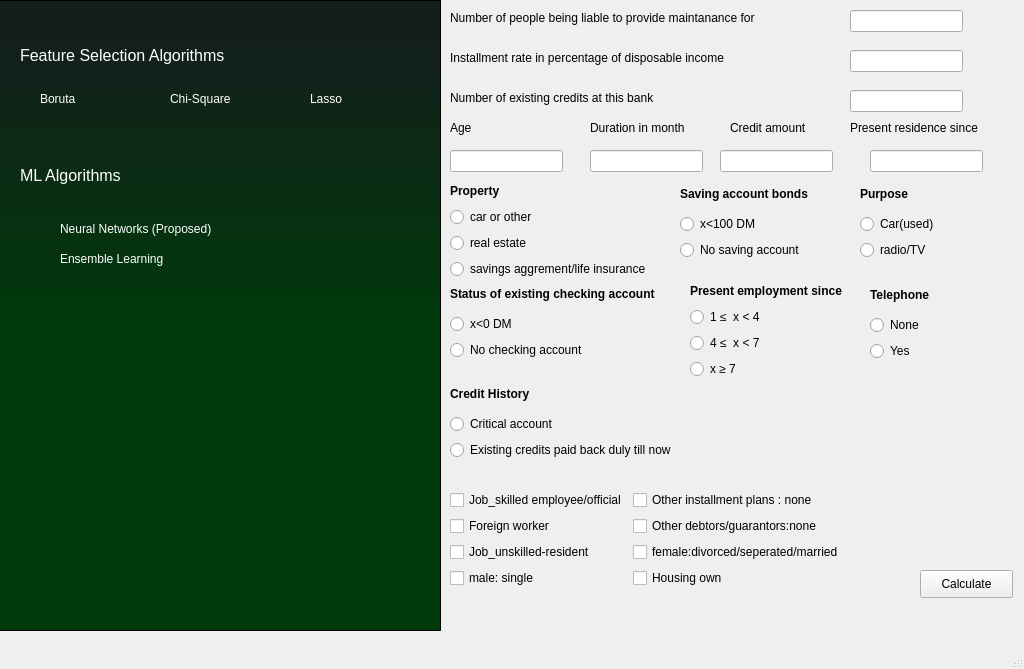
<?xml version="1.0" encoding="UTF-8"?>
<ui version="4.0">
 <class>MainWindow</class>
 <widget class="QMainWindow" name="MainWindow">
  <property name="windowModality">
   <enum>Qt::NonModal</enum>
  </property>
  <property name="enabled">
   <bool>true</bool>
  </property>
  <property name="geometry">
   <rect>
    <x>0</x>
    <y>0</y>
    <width>1024</width>
    <height>669</height>
   </rect>
  </property>
  <property name="sizePolicy">
   <sizepolicy hsizetype="Ignored" vsizetype="Ignored">
    <horstretch>0</horstretch>
    <verstretch>0</verstretch>
   </sizepolicy>
  </property>
  <property name="minimumSize">
   <size>
    <width>1024</width>
    <height>669</height>
   </size>
  </property>
  <property name="maximumSize">
   <size>
    <width>1024</width>
    <height>669</height>
   </size>
  </property>
  <property name="mouseTracking">
   <bool>false</bool>
  </property>
  <property name="windowTitle">
   <string>MainWindow</string>
  </property>
  <property name="toolButtonStyle">
   <enum>Qt::ToolButtonIconOnly</enum>
  </property>
  <property name="documentMode">
   <bool>false</bool>
  </property>
  <widget class="QWidget" name="centralwidget">
   <widget class="QFrame" name="frame">
    <property name="geometry">
     <rect>
      <x>-10</x>
      <y>0</y>
      <width>451</width>
      <height>631</height>
     </rect>
    </property>
    <property name="font">
     <font>
      <family>Franklin Gothic Heavy</family>
      <pointsize>8</pointsize>
     </font>
    </property>
    <property name="autoFillBackground">
     <bool>false</bool>
    </property>
    <property name="styleSheet">
     <string notr="true">background-color:qlineargradient(spread:pad, x1:1, y1:0.511545, x2:1, y2:0.046, stop:0 rgba(0, 58, 11, 255), stop:1 rgba(20, 30, 29, 255))</string>
    </property>
    <property name="frameShape">
     <enum>QFrame::StyledPanel</enum>
    </property>
    <property name="frameShadow">
     <enum>QFrame::Sunken</enum>
    </property>
    <widget class="QLabel" name="label">
     <property name="geometry">
      <rect>
       <x>30</x>
       <y>40</y>
       <width>291</width>
       <height>31</height>
      </rect>
     </property>
     <property name="font">
      <font>
       <family>MS Shell Dlg 2</family>
       <pointsize>12</pointsize>
       <weight>50</weight>
       <italic>false</italic>
       <bold>false</bold>
      </font>
     </property>
     <property name="autoFillBackground">
      <bool>false</bool>
     </property>
     <property name="styleSheet">
      <string notr="true">color:rgb(255, 255, 255);
font: 12pt &quot;MS Shell Dlg 2&quot;;
background-color:transparent;
</string>
     </property>
     <property name="text">
      <string>Feature Selection Algorithms</string>
     </property>
    </widget>
    <widget class="QRadioButton" name="radioButton_4">
     <property name="geometry">
      <rect>
       <x>30</x>
       <y>90</y>
       <width>66</width>
       <height>17</height>
      </rect>
     </property>
     <property name="styleSheet">
      <string notr="true">color:rgb(255, 255, 255);
background-color:transparent</string>
     </property>
     <property name="text">
      <string>Boruta</string>
     </property>
    </widget>
    <widget class="QRadioButton" name="radioButton_3">
     <property name="geometry">
      <rect>
       <x>160</x>
       <y>90</y>
       <width>90</width>
       <height>17</height>
      </rect>
     </property>
     <property name="styleSheet">
      <string notr="true">color:rgb(255, 255, 255);
background-color:transparent</string>
     </property>
     <property name="text">
      <string>Chi-Square</string>
     </property>
    </widget>
    <widget class="QRadioButton" name="radioButton_2">
     <property name="geometry">
      <rect>
       <x>300</x>
       <y>90</y>
       <width>101</width>
       <height>17</height>
      </rect>
     </property>
     <property name="autoFillBackground">
      <bool>false</bool>
     </property>
     <property name="styleSheet">
      <string notr="true">color:rgb(255, 255, 255);
background-color:transparent</string>
     </property>
     <property name="text">
      <string>Lasso</string>
     </property>
    </widget>
    <widget class="QLabel" name="label_6">
     <property name="enabled">
      <bool>true</bool>
     </property>
     <property name="geometry">
      <rect>
       <x>230</x>
       <y>430</y>
       <width>211</width>
       <height>141</height>
      </rect>
     </property>
     <property name="font">
      <font>
       <pointsize>26</pointsize>
       <weight>75</weight>
       <bold>true</bold>
      </font>
     </property>
     <property name="styleSheet">
      <string notr="true">background-color:transparent;
color:#ffffff</string>
     </property>
     <property name="text">
      <string/>
     </property>
    </widget>
    <widget class="QLabel" name="label_2">
     <property name="geometry">
      <rect>
       <x>30</x>
       <y>160</y>
       <width>131</width>
       <height>31</height>
      </rect>
     </property>
     <property name="font">
      <font>
       <family>MS Shell Dlg 2</family>
       <pointsize>12</pointsize>
       <weight>50</weight>
       <italic>false</italic>
       <bold>false</bold>
      </font>
     </property>
     <property name="autoFillBackground">
      <bool>false</bool>
     </property>
     <property name="styleSheet">
      <string notr="true">color:rgb(255, 255, 255);
font: 12pt &quot;MS Shell Dlg 2&quot;;
background-color:transparent;
</string>
     </property>
     <property name="text">
      <string>ML Algorithms</string>
     </property>
    </widget>
    <widget class="QFrame" name="frame_2">
     <property name="geometry">
      <rect>
       <x>40</x>
       <y>200</y>
       <width>341</width>
       <height>80</height>
      </rect>
     </property>
     <property name="styleSheet">
      <string notr="true">background-color:transparent;</string>
     </property>
     <property name="frameShape">
      <enum>QFrame::StyledPanel</enum>
     </property>
     <property name="frameShadow">
      <enum>QFrame::Raised</enum>
     </property>
     <widget class="QRadioButton" name="radioButton_6">
      <property name="geometry">
       <rect>
        <x>10</x>
        <y>50</y>
        <width>299</width>
        <height>17</height>
       </rect>
      </property>
      <property name="styleSheet">
       <string notr="true">color:rgb(255, 255, 255);
background-color:transparent</string>
      </property>
      <property name="text">
       <string>Ensemble Learning</string>
      </property>
     </widget>
     <widget class="QRadioButton" name="radioButton_5">
      <property name="geometry">
       <rect>
        <x>10</x>
        <y>20</y>
        <width>299</width>
        <height>17</height>
       </rect>
      </property>
      <property name="styleSheet">
       <string notr="true">color:rgb(255, 255, 255);
background-color:transparent</string>
      </property>
      <property name="text">
       <string>Neural Networks (Proposed)</string>
      </property>
     </widget>
    </widget>
   </widget>
   <widget class="QStackedWidget" name="stackedWidget">
    <property name="geometry">
     <rect>
      <x>440</x>
      <y>0</y>
      <width>611</width>
      <height>1121</height>
     </rect>
    </property>
    <property name="styleSheet">
     <string notr="true"/>
    </property>
    <property name="currentIndex">
     <number>1</number>
    </property>
    <widget class="QWidget" name="chi_widget">
     <widget class="QLabel" name="label_13">
      <property name="geometry">
       <rect>
        <x>50</x>
        <y>40</y>
        <width>55</width>
        <height>16</height>
       </rect>
      </property>
      <property name="text">
       <string>Age</string>
      </property>
     </widget>
     <widget class="QLabel" name="label_14">
      <property name="geometry">
       <rect>
        <x>50</x>
        <y>80</y>
        <width>111</width>
        <height>16</height>
       </rect>
      </property>
      <property name="text">
       <string>Duration in month</string>
      </property>
     </widget>
     <widget class="QLabel" name="label_15">
      <property name="geometry">
       <rect>
        <x>50</x>
        <y>130</y>
        <width>91</width>
        <height>16</height>
       </rect>
      </property>
      <property name="text">
       <string>Credit amount</string>
      </property>
     </widget>
     <widget class="QLineEdit" name="lineEdit_age">
      <property name="geometry">
       <rect>
        <x>290</x>
        <y>40</y>
        <width>113</width>
        <height>22</height>
       </rect>
      </property>
     </widget>
     <widget class="QLineEdit" name="lineEdit_duration">
      <property name="geometry">
       <rect>
        <x>290</x>
        <y>80</y>
        <width>113</width>
        <height>22</height>
       </rect>
      </property>
     </widget>
     <widget class="QLineEdit" name="lineEdit_amount">
      <property name="geometry">
       <rect>
        <x>290</x>
        <y>130</y>
        <width>113</width>
        <height>22</height>
       </rect>
      </property>
     </widget>
     <widget class="QWidget" name="verticalLayoutWidget">
      <property name="geometry">
       <rect>
        <x>20</x>
        <y>230</y>
        <width>201</width>
        <height>131</height>
       </rect>
      </property>
      <layout class="QVBoxLayout" name="verticalLayout">
       <item>
        <widget class="QRadioButton" name="radioButton_11">
         <property name="text">
          <string>0&lt;x&lt;=200 DM</string>
         </property>
        </widget>
       </item>
       <item>
        <widget class="QRadioButton" name="radioButton_12">
         <property name="text">
          <string>x&lt;0 DM</string>
         </property>
        </widget>
       </item>
       <item>
        <widget class="QRadioButton" name="radioButton_10">
         <property name="text">
          <string>No checking account</string>
         </property>
        </widget>
       </item>
      </layout>
     </widget>
     <widget class="QLabel" name="label_16">
      <property name="geometry">
       <rect>
        <x>20</x>
        <y>190</y>
        <width>211</width>
        <height>16</height>
       </rect>
      </property>
      <property name="text">
       <string>Status of existing checking account</string>
      </property>
     </widget>
     <widget class="QLabel" name="label_17">
      <property name="geometry">
       <rect>
        <x>360</x>
        <y>190</y>
        <width>91</width>
        <height>16</height>
       </rect>
      </property>
      <property name="text">
       <string>Credit History</string>
      </property>
     </widget>
     <widget class="QWidget" name="verticalLayoutWidget_3">
      <property name="geometry">
       <rect>
        <x>300</x>
        <y>230</y>
        <width>251</width>
        <height>131</height>
       </rect>
      </property>
      <layout class="QVBoxLayout" name="verticalLayout_3">
       <item>
        <widget class="QRadioButton" name="radioButton_14">
         <property name="text">
          <string>all_credits at this bank paid back duly</string>
         </property>
        </widget>
       </item>
       <item>
        <widget class="QRadioButton" name="radioButton_15">
         <property name="text">
          <string>critical account</string>
         </property>
        </widget>
       </item>
       <item>
        <widget class="QRadioButton" name="radioButton_13">
         <property name="text">
          <string>no credits taken</string>
         </property>
        </widget>
       </item>
      </layout>
     </widget>
     <widget class="QLabel" name="label_18">
      <property name="geometry">
       <rect>
        <x>20</x>
        <y>390</y>
        <width>201</width>
        <height>16</height>
       </rect>
      </property>
      <property name="text">
       <string>Savings account/bonds</string>
      </property>
     </widget>
     <widget class="QWidget" name="verticalLayoutWidget_4">
      <property name="geometry">
       <rect>
        <x>20</x>
        <y>430</y>
        <width>201</width>
        <height>76</height>
       </rect>
      </property>
      <layout class="QVBoxLayout" name="verticalLayout_4">
       <item>
        <widget class="QRadioButton" name="radioButton_16">
         <property name="text">
          <string>x &lt; 100 DM</string>
         </property>
        </widget>
       </item>
       <item>
        <widget class="QRadioButton" name="radioButton_17">
         <property name="text">
          <string>No saving account</string>
         </property>
        </widget>
       </item>
      </layout>
     </widget>
     <widget class="QCheckBox" name="checkBox">
      <property name="geometry">
       <rect>
        <x>310</x>
        <y>400</y>
        <width>141</width>
        <height>20</height>
       </rect>
      </property>
      <property name="text">
       <string>Purpose = car(used)</string>
      </property>
     </widget>
     <widget class="QCheckBox" name="checkBox_2">
      <property name="geometry">
       <rect>
        <x>310</x>
        <y>440</y>
        <width>251</width>
        <height>20</height>
       </rect>
      </property>
      <property name="text">
       <string>Present employment since x&lt;1 years</string>
      </property>
     </widget>
     <widget class="QCheckBox" name="checkBox_3">
      <property name="geometry">
       <rect>
        <x>310</x>
        <y>480</y>
        <width>221</width>
        <height>20</height>
       </rect>
      </property>
      <property name="text">
       <string>property unknown no property</string>
      </property>
     </widget>
     <widget class="QCheckBox" name="checkBox_4">
      <property name="geometry">
       <rect>
        <x>310</x>
        <y>520</y>
        <width>151</width>
        <height>20</height>
       </rect>
      </property>
      <property name="text">
       <string>Property:real estate</string>
      </property>
     </widget>
     <widget class="QLabel" name="label_19">
      <property name="geometry">
       <rect>
        <x>470</x>
        <y>40</y>
        <width>55</width>
        <height>16</height>
       </rect>
      </property>
      <property name="text">
       <string>years</string>
      </property>
     </widget>
     <widget class="QPushButton" name="pushButton_2">
      <property name="geometry">
       <rect>
        <x>410</x>
        <y>580</y>
        <width>111</width>
        <height>28</height>
       </rect>
      </property>
      <property name="text">
       <string>Calculate</string>
      </property>
     </widget>
    </widget>
    <widget class="QWidget" name="lasso_widget">
     <widget class="QLabel" name="label_10">
      <property name="geometry">
       <rect>
        <x>10</x>
        <y>120</y>
        <width>55</width>
        <height>16</height>
       </rect>
      </property>
      <property name="text">
       <string>Age</string>
      </property>
     </widget>
     <widget class="QLabel" name="label_12">
      <property name="geometry">
       <rect>
        <x>150</x>
        <y>120</y>
        <width>111</width>
        <height>16</height>
       </rect>
      </property>
      <property name="text">
       <string>Duration in month</string>
      </property>
     </widget>
     <widget class="QLabel" name="label_20">
      <property name="geometry">
       <rect>
        <x>290</x>
        <y>120</y>
        <width>91</width>
        <height>16</height>
       </rect>
      </property>
      <property name="text">
       <string>Credit amount</string>
      </property>
     </widget>
     <widget class="QLabel" name="label_21">
      <property name="geometry">
       <rect>
        <x>10</x>
        <y>50</y>
        <width>301</width>
        <height>16</height>
       </rect>
      </property>
      <property name="text">
       <string>Installment rate in percentage of disposable income</string>
      </property>
     </widget>
     <widget class="QLabel" name="label_22">
      <property name="geometry">
       <rect>
        <x>410</x>
        <y>120</y>
        <width>141</width>
        <height>16</height>
       </rect>
      </property>
      <property name="text">
       <string>Present residence since</string>
      </property>
     </widget>
     <widget class="QLabel" name="label_23">
      <property name="geometry">
       <rect>
        <x>10</x>
        <y>90</y>
        <width>231</width>
        <height>16</height>
       </rect>
      </property>
      <property name="text">
       <string>Number of existing credits at this bank</string>
      </property>
     </widget>
     <widget class="QLabel" name="label_24">
      <property name="geometry">
       <rect>
        <x>10</x>
        <y>10</y>
        <width>341</width>
        <height>16</height>
       </rect>
      </property>
      <property name="text">
       <string>Number of people being liable to provide maintanance for</string>
      </property>
     </widget>
     <widget class="QLineEdit" name="lineEdit_6">
      <property name="geometry">
       <rect>
        <x>10</x>
        <y>150</y>
        <width>113</width>
        <height>22</height>
       </rect>
      </property>
     </widget>
     <widget class="QLineEdit" name="lineEdit_7">
      <property name="geometry">
       <rect>
        <x>150</x>
        <y>150</y>
        <width>113</width>
        <height>22</height>
       </rect>
      </property>
     </widget>
     <widget class="QLineEdit" name="lineEdit_8">
      <property name="geometry">
       <rect>
        <x>280</x>
        <y>150</y>
        <width>113</width>
        <height>22</height>
       </rect>
      </property>
     </widget>
     <widget class="QLineEdit" name="lineEdit_9">
      <property name="geometry">
       <rect>
        <x>410</x>
        <y>50</y>
        <width>113</width>
        <height>22</height>
       </rect>
      </property>
     </widget>
     <widget class="QLineEdit" name="lineEdit_10">
      <property name="geometry">
       <rect>
        <x>430</x>
        <y>150</y>
        <width>113</width>
        <height>22</height>
       </rect>
      </property>
     </widget>
     <widget class="QLineEdit" name="lineEdit_11">
      <property name="geometry">
       <rect>
        <x>410</x>
        <y>90</y>
        <width>113</width>
        <height>22</height>
       </rect>
      </property>
     </widget>
     <widget class="QLineEdit" name="lineEdit_12">
      <property name="geometry">
       <rect>
        <x>410</x>
        <y>10</y>
        <width>113</width>
        <height>22</height>
       </rect>
      </property>
     </widget>
     <widget class="QWidget" name="verticalLayoutWidget_5">
      <property name="geometry">
       <rect>
        <x>10</x>
        <y>280</y>
        <width>232</width>
        <height>80</height>
       </rect>
      </property>
      <layout class="QVBoxLayout" name="verticalLayout_5">
       <item>
        <widget class="QLabel" name="label_25">
         <property name="font">
          <font>
           <weight>75</weight>
           <bold>true</bold>
          </font>
         </property>
         <property name="text">
          <string>Status of existing checking account</string>
         </property>
        </widget>
       </item>
       <item>
        <widget class="QRadioButton" name="radioButton_19">
         <property name="text">
          <string>x&lt;0 DM</string>
         </property>
        </widget>
       </item>
       <item>
        <widget class="QRadioButton" name="radioButton_18">
         <property name="text">
          <string>No checking account</string>
         </property>
        </widget>
       </item>
      </layout>
     </widget>
     <widget class="QWidget" name="verticalLayoutWidget_6">
      <property name="geometry">
       <rect>
        <x>10</x>
        <y>380</y>
        <width>251</width>
        <height>80</height>
       </rect>
      </property>
      <layout class="QVBoxLayout" name="verticalLayout_6">
       <item>
        <widget class="QLabel" name="label_26">
         <property name="font">
          <font>
           <weight>75</weight>
           <bold>true</bold>
          </font>
         </property>
         <property name="text">
          <string>Credit History</string>
         </property>
        </widget>
       </item>
       <item>
        <widget class="QRadioButton" name="radioButton_20">
         <property name="text">
          <string>Critical account</string>
         </property>
        </widget>
       </item>
       <item>
        <widget class="QRadioButton" name="radioButton_21">
         <property name="text">
          <string>Existing credits paid back duly till now</string>
         </property>
        </widget>
       </item>
      </layout>
     </widget>
     <widget class="QWidget" name="verticalLayoutWidget_7">
      <property name="geometry">
       <rect>
        <x>240</x>
        <y>180</y>
        <width>160</width>
        <height>80</height>
       </rect>
      </property>
      <layout class="QVBoxLayout" name="verticalLayout_7">
       <item>
        <widget class="QLabel" name="label_27">
         <property name="font">
          <font>
           <weight>75</weight>
           <bold>true</bold>
          </font>
         </property>
         <property name="text">
          <string>Saving account bonds</string>
         </property>
        </widget>
       </item>
       <item>
        <widget class="QRadioButton" name="radioButton_23">
         <property name="text">
          <string>x&lt;100 DM</string>
         </property>
        </widget>
       </item>
       <item>
        <widget class="QRadioButton" name="radioButton_24">
         <property name="text">
          <string>No saving account</string>
         </property>
        </widget>
       </item>
      </layout>
     </widget>
     <widget class="QWidget" name="verticalLayoutWidget_8">
      <property name="geometry">
       <rect>
        <x>420</x>
        <y>180</y>
        <width>160</width>
        <height>80</height>
       </rect>
      </property>
      <layout class="QVBoxLayout" name="verticalLayout_8">
       <item>
        <widget class="QLabel" name="label_28">
         <property name="font">
          <font>
           <weight>75</weight>
           <bold>true</bold>
          </font>
         </property>
         <property name="text">
          <string>Purpose</string>
         </property>
        </widget>
       </item>
       <item>
        <widget class="QRadioButton" name="radioButton_25">
         <property name="text">
          <string>Car(used)</string>
         </property>
        </widget>
       </item>
       <item>
        <widget class="QRadioButton" name="radioButton_22">
         <property name="text">
          <string>radio/TV</string>
         </property>
        </widget>
       </item>
      </layout>
     </widget>
     <widget class="QWidget" name="verticalLayoutWidget_9">
      <property name="geometry">
       <rect>
        <x>250</x>
        <y>280</y>
        <width>173</width>
        <height>99</height>
       </rect>
      </property>
      <layout class="QVBoxLayout" name="verticalLayout_9">
       <item>
        <widget class="QLabel" name="label_29">
         <property name="font">
          <font>
           <weight>75</weight>
           <bold>true</bold>
          </font>
         </property>
         <property name="text">
          <string>Present employment since</string>
         </property>
        </widget>
       </item>
       <item>
        <widget class="QRadioButton" name="radioButton_27">
         <property name="text">
          <string>1 ≤  x &lt; 4</string>
         </property>
        </widget>
       </item>
       <item>
        <widget class="QRadioButton" name="radioButton_26">
         <property name="text">
          <string>4 ≤  x &lt; 7</string>
         </property>
        </widget>
       </item>
       <item>
        <widget class="QRadioButton" name="radioButton_28">
         <property name="text">
          <string>x ≥ 7</string>
         </property>
        </widget>
       </item>
      </layout>
     </widget>
     <widget class="QWidget" name="verticalLayoutWidget_10">
      <property name="geometry">
       <rect>
        <x>430</x>
        <y>280</y>
        <width>151</width>
        <height>81</height>
       </rect>
      </property>
      <layout class="QVBoxLayout" name="verticalLayout_10">
       <item>
        <widget class="QLabel" name="label_30">
         <property name="font">
          <font>
           <weight>75</weight>
           <bold>true</bold>
          </font>
         </property>
         <property name="text">
          <string>Telephone</string>
         </property>
        </widget>
       </item>
       <item>
        <widget class="QRadioButton" name="radioButton_29">
         <property name="text">
          <string>None</string>
         </property>
        </widget>
       </item>
       <item>
        <widget class="QRadioButton" name="radioButton_30">
         <property name="text">
          <string>Yes</string>
         </property>
        </widget>
       </item>
      </layout>
     </widget>
     <widget class="QWidget" name="verticalLayoutWidget_11">
      <property name="geometry">
       <rect>
        <x>10</x>
        <y>180</y>
        <width>221</width>
        <height>99</height>
       </rect>
      </property>
      <layout class="QVBoxLayout" name="verticalLayout_11">
       <item>
        <widget class="QLabel" name="label_31">
         <property name="font">
          <font>
           <weight>75</weight>
           <bold>true</bold>
          </font>
         </property>
         <property name="text">
          <string>Property</string>
         </property>
        </widget>
       </item>
       <item>
        <widget class="QRadioButton" name="radioButton_31">
         <property name="text">
          <string>car or other</string>
         </property>
        </widget>
       </item>
       <item>
        <widget class="QRadioButton" name="radioButton_32">
         <property name="text">
          <string>real estate</string>
         </property>
        </widget>
       </item>
       <item>
        <widget class="QRadioButton" name="radioButton_33">
         <property name="text">
          <string>savings aggrement/life insurance</string>
         </property>
        </widget>
       </item>
      </layout>
     </widget>
     <widget class="QPushButton" name="pushButton_3">
      <property name="geometry">
       <rect>
        <x>480</x>
        <y>570</y>
        <width>93</width>
        <height>28</height>
       </rect>
      </property>
      <property name="text">
       <string>Calculate</string>
      </property>
     </widget>
     <widget class="QWidget" name="gridLayoutWidget">
      <property name="geometry">
       <rect>
        <x>10</x>
        <y>490</y>
        <width>429</width>
        <height>130</height>
       </rect>
      </property>
      <layout class="QGridLayout" name="gridLayout">
       <property name="sizeConstraint">
        <enum>QLayout::SetFixedSize</enum>
       </property>
       <item row="1" column="1">
        <widget class="QCheckBox" name="checkBox_11">
         <property name="text">
          <string>Other debtors/guarantors:none</string>
         </property>
        </widget>
       </item>
       <item row="2" column="0">
        <widget class="QCheckBox" name="checkBox_16">
         <property name="text">
          <string>Job_unskilled-resident</string>
         </property>
        </widget>
       </item>
       <item row="0" column="1">
        <widget class="QCheckBox" name="checkBox_12">
         <property name="text">
          <string>Other installment plans : none</string>
         </property>
        </widget>
       </item>
       <item row="0" column="0">
        <widget class="QCheckBox" name="checkBox_15">
         <property name="text">
          <string>Job_skilled employee/official</string>
         </property>
        </widget>
       </item>
       <item row="1" column="0">
        <widget class="QCheckBox" name="checkBox_14">
         <property name="text">
          <string>Foreign worker</string>
         </property>
        </widget>
       </item>
       <item row="2" column="1">
        <widget class="QCheckBox" name="checkBox_5">
         <property name="text">
          <string>female:divorced/seperated/married</string>
         </property>
        </widget>
       </item>
       <item row="3" column="0">
        <widget class="QCheckBox" name="checkBox_13">
         <property name="text">
          <string>male: single</string>
         </property>
        </widget>
       </item>
       <item row="3" column="1">
        <widget class="QCheckBox" name="checkBox_10">
         <property name="text">
          <string>Housing own</string>
         </property>
        </widget>
       </item>
      </layout>
     </widget>
    </widget>
    <widget class="QWidget" name="relief_widget">
     <widget class="QLabel" name="label_11">
      <property name="geometry">
       <rect>
        <x>220</x>
        <y>20</y>
        <width>191</width>
        <height>16</height>
       </rect>
      </property>
      <property name="text">
       <string>RELIEF BASED TEMPLATE</string>
      </property>
     </widget>
    </widget>
    <widget class="QWidget" name="boruta_widget">
     <widget class="QLabel" name="label_3">
      <property name="geometry">
       <rect>
        <x>30</x>
        <y>60</y>
        <width>55</width>
        <height>16</height>
       </rect>
      </property>
      <property name="autoFillBackground">
       <bool>false</bool>
      </property>
      <property name="styleSheet">
       <string notr="true">color:rgb(0, 0, 0);
background-color:transparent</string>
      </property>
      <property name="text">
       <string>Age</string>
      </property>
     </widget>
     <widget class="QLineEdit" name="lineEdit">
      <property name="geometry">
       <rect>
        <x>400</x>
        <y>50</y>
        <width>113</width>
        <height>22</height>
       </rect>
      </property>
     </widget>
     <widget class="QLabel" name="label_4">
      <property name="geometry">
       <rect>
        <x>540</x>
        <y>50</y>
        <width>55</width>
        <height>16</height>
       </rect>
      </property>
      <property name="text">
       <string>years.</string>
      </property>
     </widget>
     <widget class="QLabel" name="label_5">
      <property name="geometry">
       <rect>
        <x>30</x>
        <y>150</y>
        <width>111</width>
        <height>16</height>
       </rect>
      </property>
      <property name="text">
       <string>Duration in month</string>
      </property>
     </widget>
     <widget class="QLineEdit" name="lineEdit_2">
      <property name="geometry">
       <rect>
        <x>400</x>
        <y>150</y>
        <width>113</width>
        <height>22</height>
       </rect>
      </property>
     </widget>
     <widget class="QLabel" name="label_7">
      <property name="geometry">
       <rect>
        <x>30</x>
        <y>100</y>
        <width>91</width>
        <height>16</height>
       </rect>
      </property>
      <property name="text">
       <string>Credit amount</string>
      </property>
     </widget>
     <widget class="QLineEdit" name="lineEdit_3">
      <property name="geometry">
       <rect>
        <x>400</x>
        <y>100</y>
        <width>113</width>
        <height>22</height>
       </rect>
      </property>
     </widget>
     <widget class="QLabel" name="label_8">
      <property name="geometry">
       <rect>
        <x>30</x>
        <y>210</y>
        <width>311</width>
        <height>16</height>
       </rect>
      </property>
      <property name="text">
       <string>Installment rate in percentage of disposable income</string>
      </property>
     </widget>
     <widget class="QLineEdit" name="lineEdit_4">
      <property name="geometry">
       <rect>
        <x>400</x>
        <y>200</y>
        <width>113</width>
        <height>22</height>
       </rect>
      </property>
     </widget>
     <widget class="QLabel" name="label_9">
      <property name="geometry">
       <rect>
        <x>30</x>
        <y>260</y>
        <width>141</width>
        <height>16</height>
       </rect>
      </property>
      <property name="text">
       <string>Present residence since</string>
      </property>
     </widget>
     <widget class="QLineEdit" name="lineEdit_5">
      <property name="geometry">
       <rect>
        <x>400</x>
        <y>260</y>
        <width>113</width>
        <height>22</height>
       </rect>
      </property>
     </widget>
     <widget class="QCheckBox" name="checkBox_6">
      <property name="geometry">
       <rect>
        <x>30</x>
        <y>530</y>
        <width>311</width>
        <height>20</height>
       </rect>
      </property>
      <property name="text">
       <string>Savings account/bonds x&lt;100DM</string>
      </property>
     </widget>
     <widget class="QCheckBox" name="checkBox_7">
      <property name="geometry">
       <rect>
        <x>30</x>
        <y>590</y>
        <width>231</width>
        <height>20</height>
       </rect>
      </property>
      <property name="text">
       <string>Housing own</string>
      </property>
     </widget>
     <widget class="QCheckBox" name="checkBox_8">
      <property name="geometry">
       <rect>
        <x>30</x>
        <y>560</y>
        <width>221</width>
        <height>20</height>
       </rect>
      </property>
      <property name="text">
       <string>Other installment plans none</string>
      </property>
     </widget>
     <widget class="QPushButton" name="pushButton">
      <property name="geometry">
       <rect>
        <x>470</x>
        <y>570</y>
        <width>93</width>
        <height>28</height>
       </rect>
      </property>
      <property name="text">
       <string>Calculate</string>
      </property>
     </widget>
     <widget class="QWidget" name="verticalLayoutWidget_2">
      <property name="geometry">
       <rect>
        <x>30</x>
        <y>310</y>
        <width>347</width>
        <height>141</height>
       </rect>
      </property>
      <layout class="QVBoxLayout" name="verticalLayout_2">
       <item>
        <widget class="QRadioButton" name="radioButton_7">
         <property name="text">
          <string>Status of existing account 0&lt;=x&lt;=200 DM</string>
         </property>
        </widget>
       </item>
       <item>
        <widget class="QRadioButton" name="radioButton_9">
         <property name="text">
          <string>Status of existing checking account x&lt;0 DM</string>
         </property>
        </widget>
       </item>
       <item>
        <widget class="QRadioButton" name="radioButton_8">
         <property name="text">
          <string>Status of existing checking account no checking account</string>
         </property>
        </widget>
       </item>
      </layout>
     </widget>
     <widget class="QCheckBox" name="checkBox_9">
      <property name="geometry">
       <rect>
        <x>30</x>
        <y>500</y>
        <width>311</width>
        <height>20</height>
       </rect>
      </property>
      <property name="text">
       <string>Credit History critical account</string>
      </property>
     </widget>
    </widget>
   </widget>
  </widget>
  <widget class="QMenuBar" name="menubar">
   <property name="geometry">
    <rect>
     <x>0</x>
     <y>0</y>
     <width>1024</width>
     <height>26</height>
    </rect>
   </property>
  </widget>
  <widget class="QStatusBar" name="statusbar"/>
 </widget>
 <resources/>
 <connections/>
</ui>
